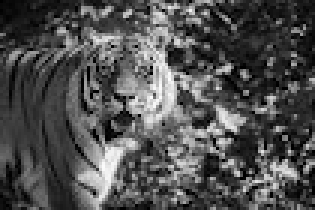
#> input picture tiger.jpg, 105 x 70 px (shown 3 times larger)
$ python ex1_2.py
#> lines starting #> are read from the running program, lines starting #| are printed output that depends on the picture; after the words box and inside, x2 and y2 are one past the last pixel; in counts of white or black regions, pixels touching at a corner belong together
# Ex1_2 Sampling and Quantization

import cv2
import numpy as np
import matplotlib.pyplot as plt

# Load image (grayscale)
img = cv2.imread('tiger.jpg', cv2.IMREAD_GRAYSCALE).astype(np.float64)
#> img: shape (70, 105) float64; min 0, max 252, mean 79.9

plt.figure(figsize=(12, 6))
FS = 15  # font size

for NumOfBit in range(1, 9):
    # Quantization
    NumOfLevel = 2 ** NumOfBit
    LevelGap = 256 / NumOfLevel
    quantized_img = np.uint8(np.ceil(img / LevelGap) * LevelGap - 1)

    # Display
    plt.subplot(2, 4, NumOfBit)
    plt.imshow(quantized_img, cmap='gray', vmin=0, vmax=255)
    if NumOfBit == 1:
        name = f"{NumOfBit}-bit"
    else:
        name = f"{NumOfBit}-bits"
    plt.title(name, fontsize=FS)
    plt.axis("off")
#> this loop made 8 passes
#> pass 1, `quantized_img = np.uint8(np.ceil(img / LevelGap) * LevelGap - 1)`:
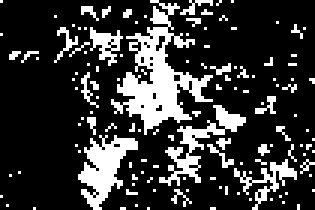
#> quantized_img: shape (70, 105) (shown 3 times larger); values 127 (black) and 255 (white), 21.3% white; 128 white regions (120 under 20 px), largest, box (x1, y1, x2, y2) and area: (37, 0, 71, 45) 537, (26, 45, 46, 70) 238, (53, 35, 82, 62) 195
#> pass 2, `quantized_img = np.uint8(np.ceil(img / LevelGap) * LevelGap - 1)`:
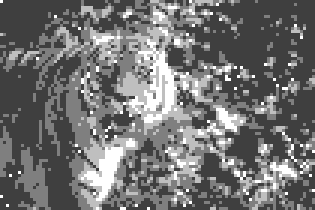
#> quantized_img: shape (70, 105) (shown 3 times larger); min 63, max 255, mean 113.6
#> pass 3, `quantized_img = np.uint8(np.ceil(img / LevelGap) * LevelGap - 1)`:
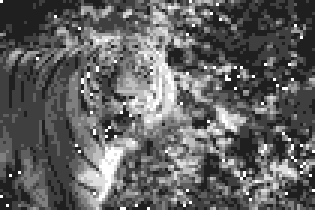
#> quantized_img: shape (70, 105) (shown 3 times larger); min 31, max 255, mean 97.4

plt.tight_layout()
plt.savefig("Image_Quantization.png")
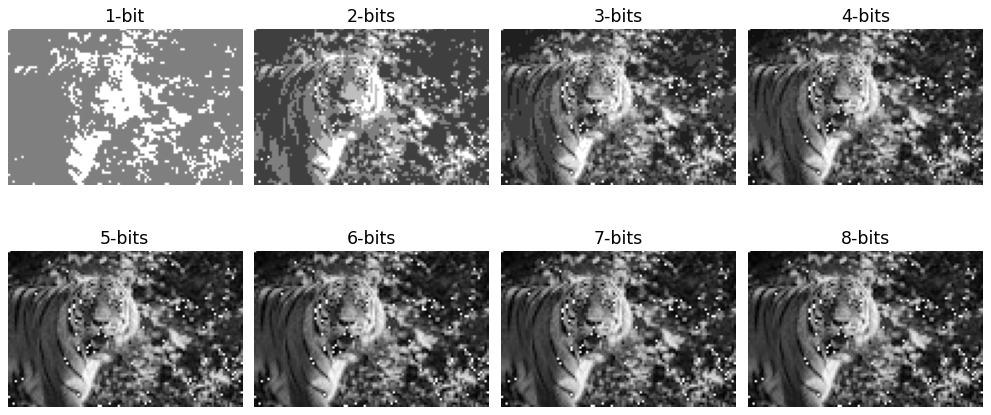
#> figure drawn by matplotlib, 8 panels
plt.show()

$ run again, with atrium.jpg copied over tiger.jpg
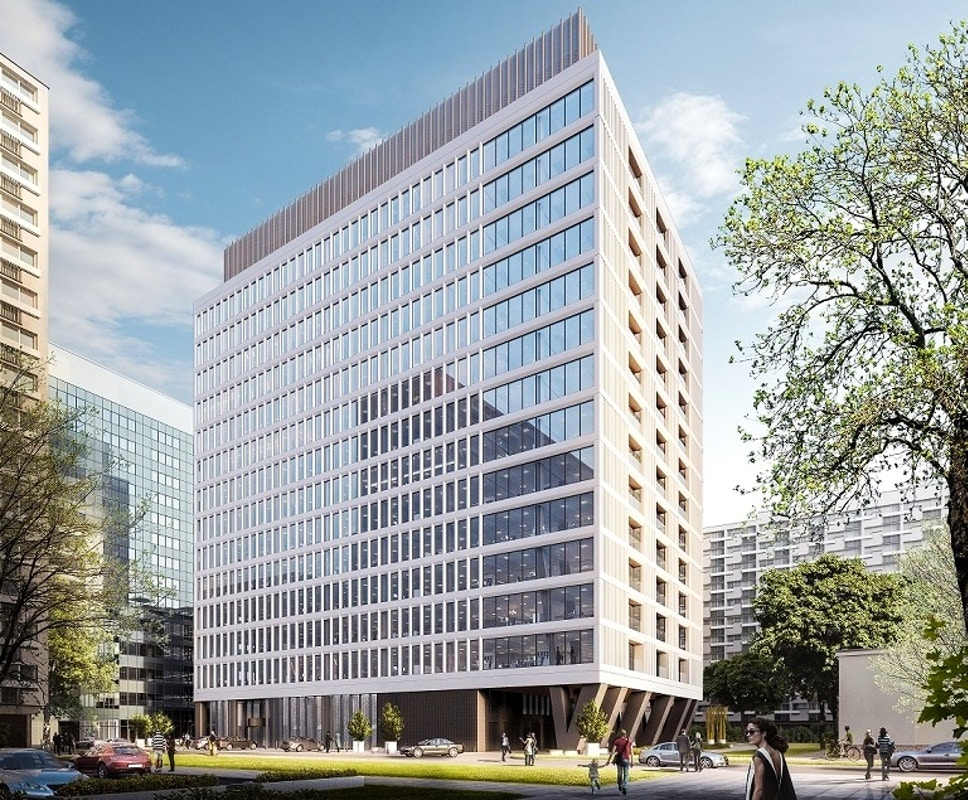
#> input picture atrium.jpg, 968 x 800 px
#> the loop `for NumOfBit in range(1, 9):` made 8 passes
#> pass 1, `quantized_img = np.uint8(np.ceil(img / LevelGap) * LevelGap - 1)`:
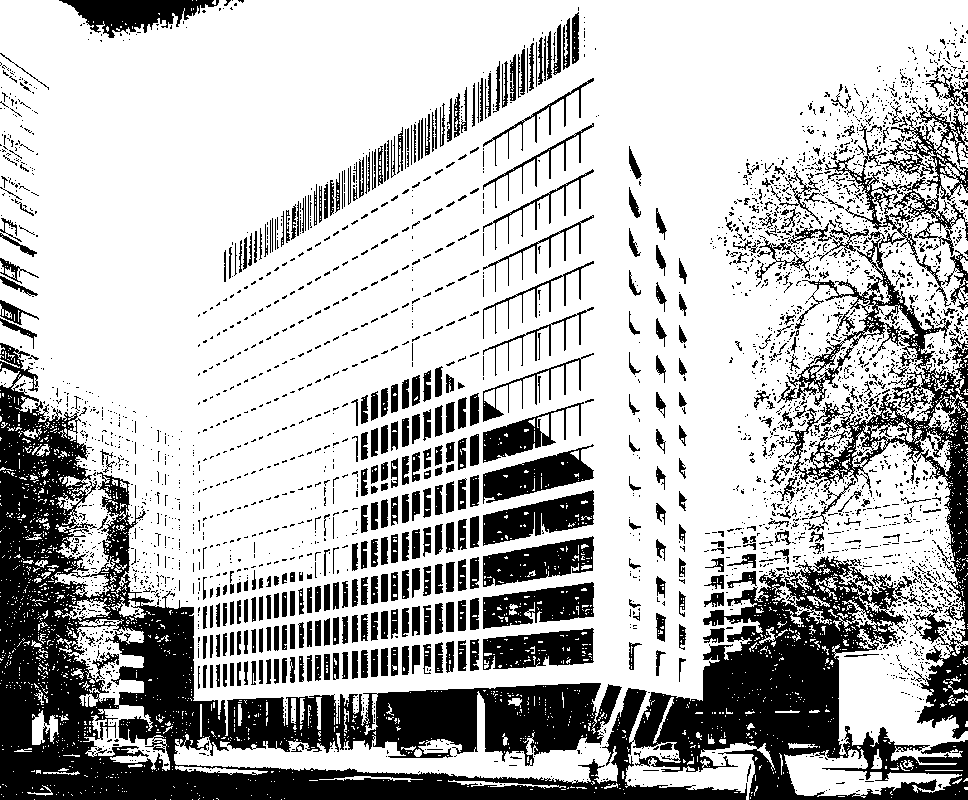
#> quantized_img: shape (800, 968); values 127 (black) and 255 (white), 72.2% white; 3246 black regions (2775 under 20 px), largest, box (x1, y1, x2, y2) and area: (0, 343, 968, 800) 111087, (777, 105, 968, 739) 22203, (483, 490, 594, 546) 3312
#> pass 3, `quantized_img = np.uint8(np.ceil(img / LevelGap) * LevelGap - 1)`:
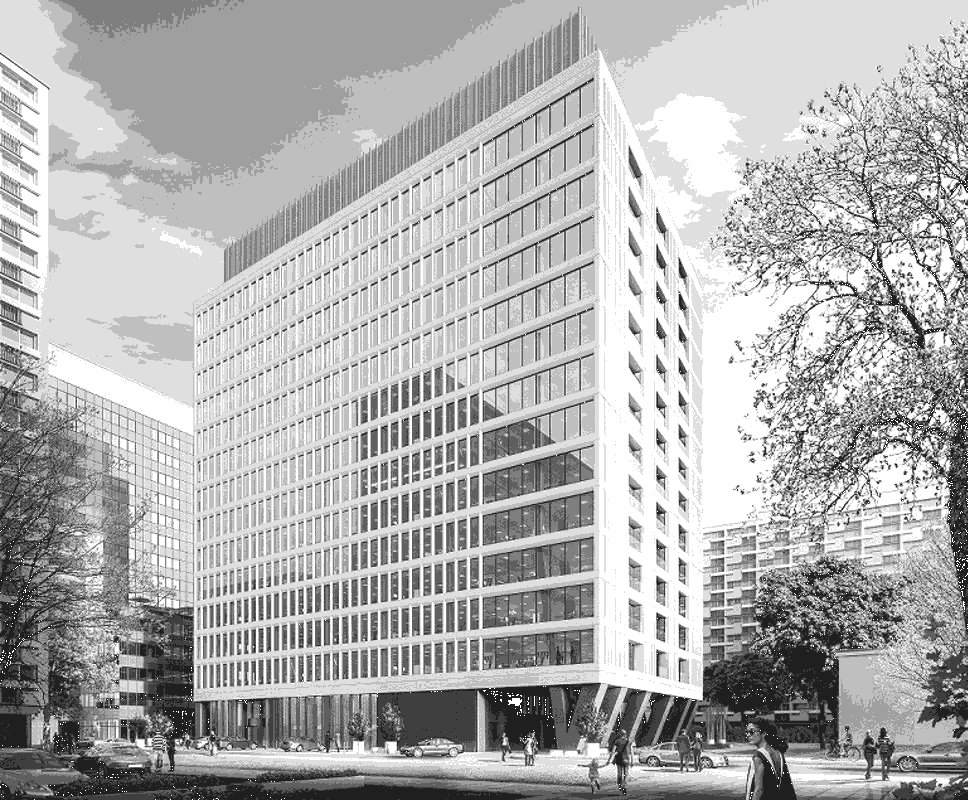
#> quantized_img: shape (800, 968); min 31, max 255, mean 175.3

$ run again, with bird.jpg copied over tiger.jpg
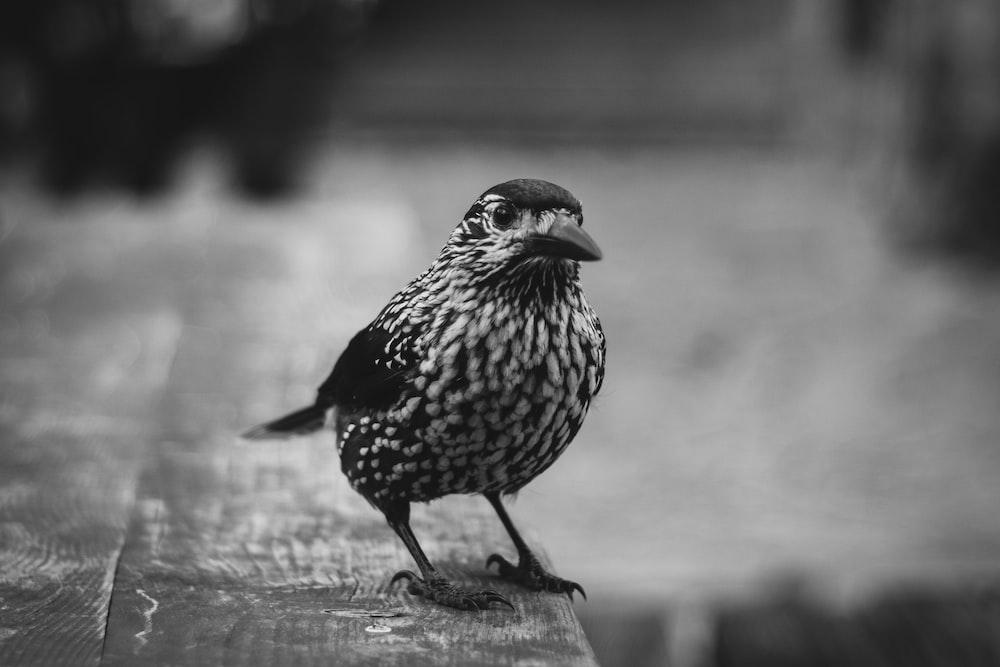
#> input picture bird.jpg, 1000 x 667 px
#> the loop `for NumOfBit in range(1, 9):` made 8 passes
#> pass 1, `quantized_img = np.uint8(np.ceil(img / LevelGap) * LevelGap - 1)`:
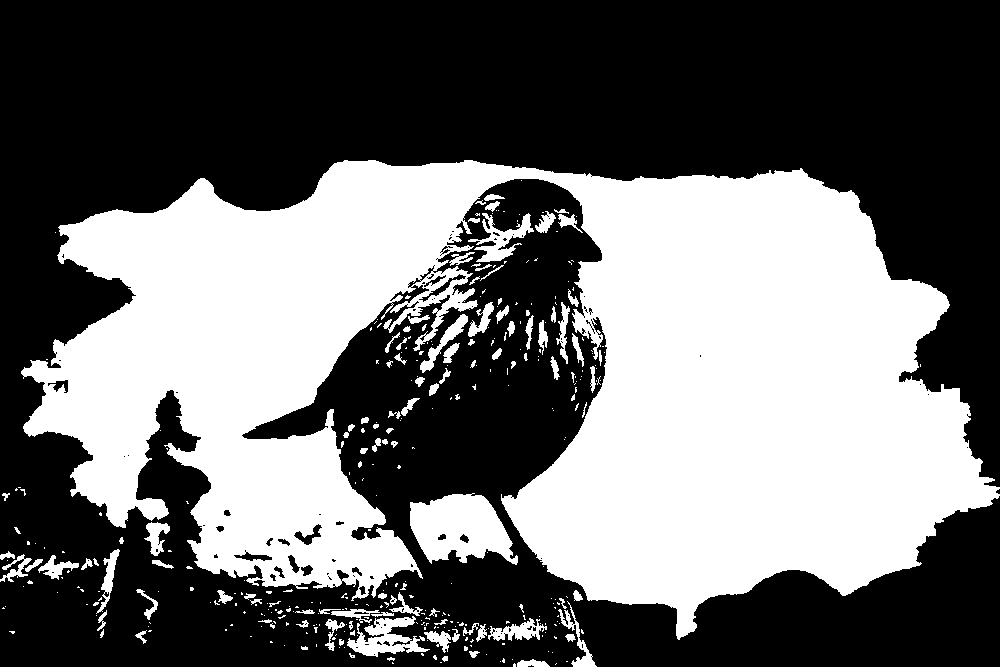
#> quantized_img: shape (667, 1000); values 127 (black) and 255 (white), 41.7% white; 373 white regions (265 under 20 px), largest, box (x1, y1, x2, y2) and area: (21, 160, 1000, 640) 258520, (410, 493, 518, 565) 5182, (347, 616, 430, 657) 1601
#> pass 3, `quantized_img = np.uint8(np.ceil(img / LevelGap) * LevelGap - 1)`:
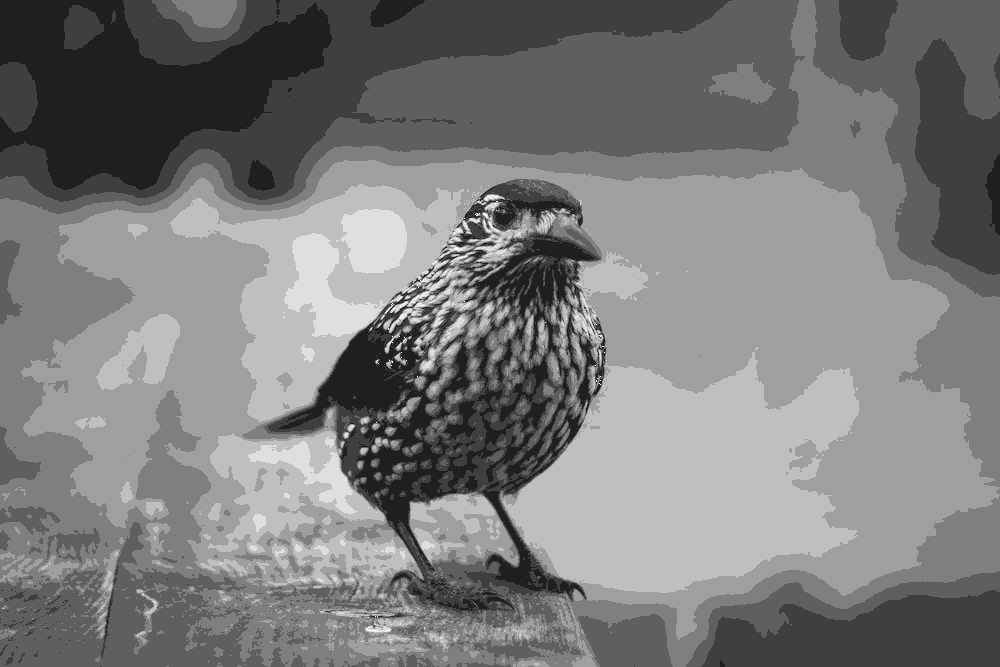
#> quantized_img: shape (667, 1000); min 31, max 255, mean 122.7
